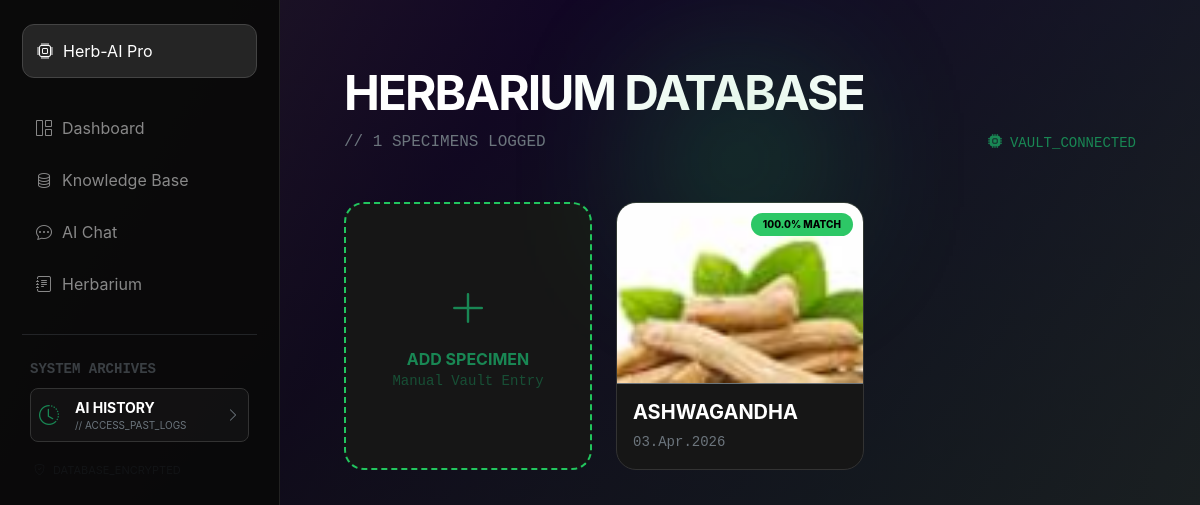
/library/, run on the app's committed database.
### core/models.py (models this page shows, shortened)
class ScannedSpecimen(models.Model):
    common_name = models.CharField(
        max_length=200,
        help_text="The primary name identified by Gemini (e.g., Tulsi)"
    )
    scientific_name = models.CharField(
        max_length=200,
        blank=True,
        help_text="The botanical Latin name"
    )
    confidence = models.FloatField(
        default=0.0,
        help_text="AI confidence score from 0.0 to 100.0"
    )
    reference_img = models.CharField(
        max_length=200,
        blank=True,
        verbose_name="Data Source Origin"
    )
    user_image = models.ImageField(
        upload_to='scans/',
        blank=True,
        null=True,
        help_text="The original specimen photo uploaded by the developer"
    )
    details = models.TextField(
        blank=True,
        help_text="AI analysis, manual notes, or search context related to this specimen."
    )
    matched_image_url = models.URLField(
        blank=True,
        null=True,
        help_text="Reference image URL fetched from web search for this plant name."
    )
    timestamp = models.DateTimeField(default=timezone.now)
    ENTRY_TYPES = (
        ('VERIFIED', 'Herbarium Entry'),
        ('NEURAL', 'AI Analysis Result'),
        ('SEARCH', 'Knowledge Search'),
    )
    entry_type = models.CharField(max_length=10, choices=ENTRY_TYPES, default='NEURAL')
    class Meta:
        ordering = ['-timestamp']
        verbose_name = "Scanned Specimen"
        verbose_name_plural = "Scanned Specimens"

### core/views.py (the view)
# urls.py: path('library/', views.library_view, name='library'),
@require_GET
def library_view(request):
    specimens = ScannedSpecimen.objects.filter(entry_type='VERIFIED').order_by('-timestamp')
    return render(request, 'core/library.html', {'specimens': specimens})

### core/templates/core/library.html (shortened to what this page needs)
{% extends 'core/base.html' %}
{% load static %}
{% block content %}
<div class="main-scroll p-4">
    <div class="library-header d-flex justify-content-between align-items-end mb-5">
        <div>
            <h1 class="display-5 fw-bold text-uppercase tracking-tighter text-white">Herbarium Database</h1>
            <p class="text-secondary font-monospace m-0">
                // {{ specimens|length }} SPECIMENS LOGGED
            </p>
        </div>
        <div class="status-indicator text-success small font-monospace d-none d-md-block">
            <i class="bi bi-cpu-fill me-2 pulse"></i>VAULT_CONNECTED
        </div>
    </div>
    <div class="row g-4">
        <div class="col-md-4">
            <div class="glass-card h-100 d-flex flex-column align-items-center justify-content-center text-success py-5"
                style="border: 2px dashed #22c55e; cursor: pointer; min-height: 250px;" data-bs-toggle="modal"
                data-bs-target="#addSpecimenModal">
                <i class="bi bi-plus-lg fs-1 mb-2"></i>
                <span class="fw-bold text-uppercase">Add Specimen</span>
                <div class="small opacity-50 font-monospace">Manual Vault Entry</div>
            </div>
        </div>
        {% if specimens %}
        {% for s in specimens %}
        <div class="col-md-4">
            <div class="glass-card p-0 overflow-hidden h-100"
                onclick="window.location.href='{% url 'analyzer' %}?id={{ s.id }}'" style="cursor: pointer;">
                <div class="specimen-img-container" style="height: 180px; overflow: hidden; position: relative;">
                    {% if s.user_image %}
                    <img src="{{ s.user_image.url }}" class="w-100 h-100 object-fit-cover transition-img">
                    {% else %}
                    <div class="w-100 h-100 d-flex align-items-center justify-content-center bg-dark text-secondary">
                        <i class="bi bi-image fs-1"></i>
                    </div>
                    {% endif %}
                    <div class="confidence-badge">{{ s.confidence }}% MATCH</div>
                </div>
                <div class="p-3 border-top border-secondary">
                    <h5 class="fw-bold text-uppercase m-0 text-white">{{ s.common_name }}</h5>
                    <div class="d-flex justify-content-between align-items-center mt-2">
                        <span class="small text-secondary font-monospace">{{ s.timestamp|date:"d.M.Y" }}</span>
                    </div>
                </div>
            </div>
        </div>
        {% endfor %}
        {% endif %}
    </div>
</div>
{% endblock %}

### core/templates/core/library.html (style rules this page uses)
.glass-card { background: #161616; border: 1px solid #333; border-radius: 20px; transition: 0.4s cubic-bezier(0.4, 0, 0.2, 1); }
.transition-img { transition: transform 0.6s ease; }
.confidence-badge { position: absolute; top: 10px; right: 10px; background: rgba(34, 197, 94, 0.95); color: black; padding: 4px 12px; border-radius: 50px; font-size: 10px; font-weight: 800; z-index: 2; }
.pulse { animation: pulse-animation 2s infinite; }
.tracking-tighter { letter-spacing: -2px; }

### data on the page
ScannedSpecimen: user_image (picture), confidence "100.0", common_name "ASHWAGANDHA", timestamp "03.Apr.2026"

### other printed values
{{ specimens|length }} "1"
